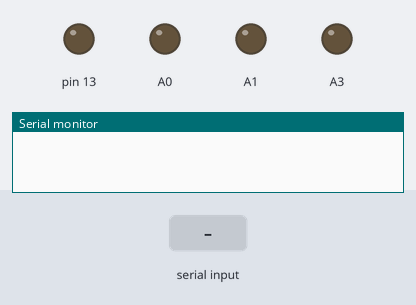
Simulated run of this sketch. Board: Arduino Uno, built with avr-gcc and run on an emulated ATmega328P. On the bench: output pins drawn as LEDs (lit = HIGH), the last lines printed to the serial monitor. Inputs (shaded band) come from the test bench.

Above: at 1.2 s.
1.3 s: "<0>" received over Serial
At 3.2 s:
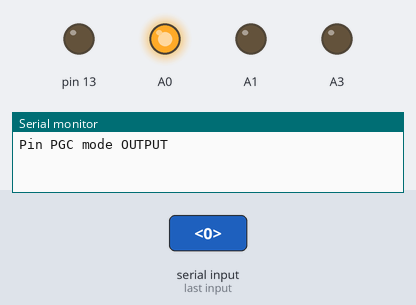
3.8 s: "<1>" received over Serial
At 5.1 s:
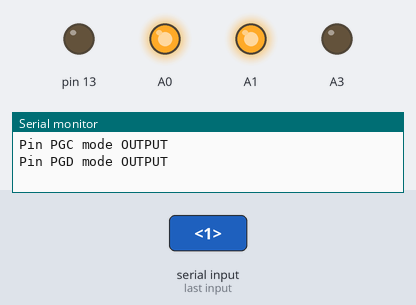
6.3 s: "<3>" received over Serial
At 8.2 s:
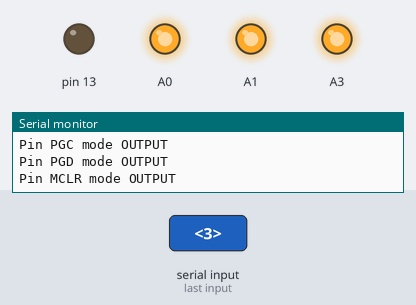
8.7 s: "<X>" received over Serial
At 10.0 s:
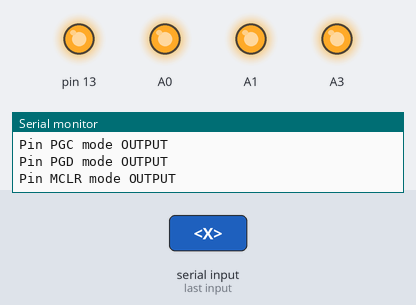
Timing chart, 0 to 11.7 s (numbered marks = the images above; inputs shaded):
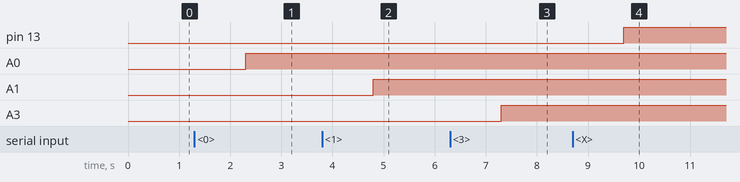

The sketch:

SerialSet.ino
```cpp
#define PGC A0
#define PGD A1
#define MCLR A3

int pinModes[4]= { -1, -1,-1,-1};
int pinStates[4]= { -1, -1,-1,-1};

void
setup() {
  // put your setup code here, to run once:
  Serial.begin(57600);

  pinMode(13, OUTPUT);

  setPin(0, HIGH);
  setPin(1, HIGH);
  setPin(3, HIGH);
}

void
setPin(int no, int level) {
  pinModes[no]=OUTPUT;
  pinMode(no+A0,level? INPUT_PULLUP:OUTPUT);
if(level==LOW)
 digitalWrite(no+A0, LOW);
 pinStates[no] =level;
}

void
printPin(int no) {
  Serial.print("Pin ");
  Serial.print(((const char* [4]){"PGC", "PGD", 0, "MCLR"})[no]);
}

 const char*
levelString(int level) {
  return ((const char* [2]){"LOW", "HIGH"})[!!level];
}

void
loop() {
  // put your main code here, to run repeatedly:
  if(Serial.available()) {
    String line = Serial.readStringUntil('\n');
    int pin = -1;
    for(int i = 0; i < line.length(); ++i) {

      switch(line[i]) {
        case 'B':
        #define _BAUD 57600                    // Baud rate (9600 is default)
#define _UBRR (F_CPU / 16) / _BAUD - 1 // Used for UBRRL and UBRRH
Serial.print("UBRR: ");
Serial.println((unsigned long)(UBRR0H << 8) | (UBRR0L));
Serial.print("UCSR0A: ");
Serial.println((unsigned long)UCSR0A, BIN);
Serial.print("UCSR0B: ");
Serial.println((unsigned long)UCSR0B, BIN);
break;
        case '0':
        case '1':
        case '2':
        case '3': pin = ((int)(unsigned int)(unsigned char)line[i]) - 0x30; break;

        case 'C': pin = 0; break;
        case 'D': pin = 1; break;
        case 'P':
        case 'M': pin = 3; break;

        case 'X': digitalWrite(13, HIGH); break;
        case 'x': digitalWrite(13, LOW); break;

        case '+':
        case '-':
        case 'H':
        case 'L':
          if(pin != -1) {
            int level=line[i] == 'H' || line[i] == '+' ? HIGH : LOW;
            setPin(pin, level);

            printPin(pin);
            Serial.print(" set to ");
            Serial.println(levelString(level));
          }
          break;

        case 'I':
        case '<':
        case 'O':
        case '>':
          if(pin != -1) {
            int dir = line[i] == 'I' || line[i] == '<' ? INPUT : OUTPUT;

            pinMode(pin + A0, pinModes[pin]= dir);

            printPin(pin);
            Serial.print(" mode ");
            Serial.println(((const char* [2]){"INPUT", "OUTPUT"})[dir]);
          }
          break;

          case 'W': _delay_ms(100);
          break;

        case 'R':
        case '?':
          if(pin != -1) {
            int level = digitalRead(pin + A0);

            printPin(pin);
            Serial.print(" is ");
            Serial.println(levelString(level));
          }
          break;

        case ' ': break;

        default:
          Serial.print("Char: ");
          Serial.println((long)line[i]);
          break;
      }
    }
    /*    Serial.print("Line: ");
      Serial.println(line);*/
  }
}
```

Measured:
- after the input at 1.3 s, A0: LOW → HIGH after 1.0 s
- after the input at 3.8 s, A1: LOW → HIGH after 1.0 s
- after the input at 6.3 s, A3: LOW → HIGH after 1.0 s
- after the input at 8.7 s, pin 13: LOW → HIGH after 1.0 s
